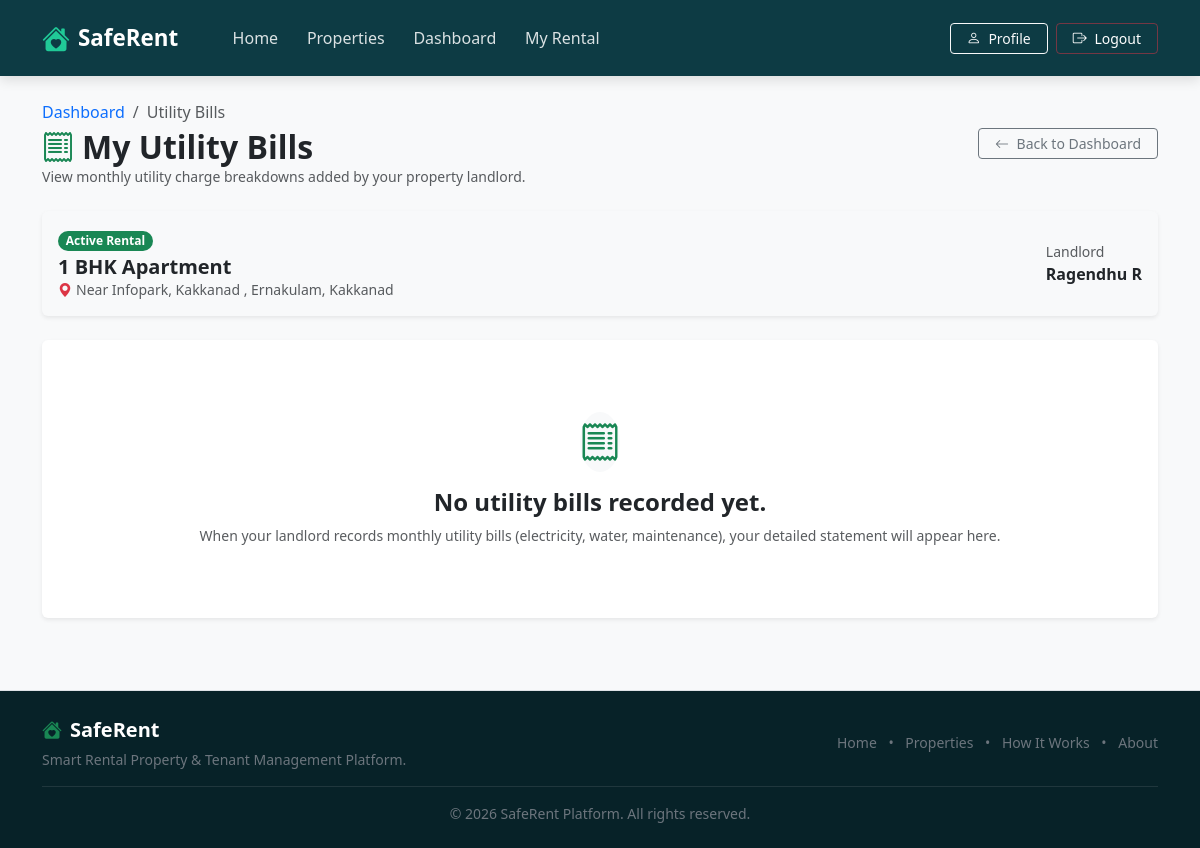
Screenshot of /tenant/utility-bills/ (signed in) with the database file from the repository.
### core/models.py (models this page shows, shortened)
class Tenancy(models.Model):
    STATUS_ACTIVE = 'ACTIVE'
    STATUS_COMPLETED = 'COMPLETED'
    STATUS_CHOICES = [
        (STATUS_ACTIVE, 'Active'),
        (STATUS_COMPLETED, 'Completed'),
    ]
    tenant = models.ForeignKey(
        settings.AUTH_USER_MODEL,
        on_delete=models.CASCADE,
        related_name='tenancies',
        help_text="Tenant renting the property"
    )
    property = models.ForeignKey(
        Property,
        on_delete=models.CASCADE,
        related_name='tenancies',
        help_text="Rented property"
    )
    owner = models.ForeignKey(
        settings.AUTH_USER_MODEL,
        on_delete=models.CASCADE,
        related_name='owner_tenancies',
        help_text="Property owner"
    )
    rental_request = models.OneToOneField(
        RentalRequest,
        on_delete=models.CASCADE,
        related_name='tenancy',
        null=True,
        blank=True,
        help_text="Original rental request"
    )
    rental_start_date = models.DateField(help_text="Lease start date (move-in date)")
    rental_end_date = models.DateField(help_text="Lease agreement end date")
    monthly_rent = models.DecimalField(
        max_digits=10,
        decimal_places=2,
        help_text="Monthly rent amount in ₹"
    )
    rent_due_day = models.PositiveIntegerField(
        default=5,
        help_text="Rent due day of the month (1 to 28)"
    )
    security_deposit = models.DecimalField(
        max_digits=10,
        decimal_places=2,
        default=0,
        help_text="Security deposit amount in ₹"
    )
    status = models.CharField(
        max_length=20,
        choices=STATUS_CHOICES,
        default=STATUS_ACTIVE
    )
    created_at = models.DateTimeField(auto_now_add=True)
    class Meta:
        ordering = ['-created_at']
        verbose_name = "Tenancy"
        verbose_name_plural = "Tenancies"

class Property(models.Model):
    PROPERTY_TYPE_CHOICES = [
        ('APARTMENT', 'Apartment'),
        ('HOUSE', 'House'),
        ('ROOM', 'Single Room'),
        ('SHARED', 'Shared Room'),
    ]
    FURNISHED_STATUS_CHOICES = [
        ('FURNISHED', 'Furnished'),
        ('SEMI', 'Semi-Furnished'),
        ('UNFURNISHED', 'Unfurnished'),
    ]
    owner = models.ForeignKey(
        settings.AUTH_USER_MODEL,
        on_delete=models.CASCADE,
        related_name='properties',
        help_text="Property owner user"
    )
    title = models.CharField(max_length=200, help_text="Property listing title")
    description = models.TextField(help_text="Detailed description of the property")
    location = models.CharField(max_length=100, help_text="City / Area / Locality")
    address = models.TextField(help_text="Full address of the property")
    monthly_rent = models.DecimalField(
        max_digits=10,
        decimal_places=2,
        help_text="Monthly rent amount in ₹"
    )
    security_deposit = models.DecimalField(
        max_digits=10,
        decimal_places=2,
        default=0,
        help_text="Security deposit amount in ₹"
    )
    property_type = models.CharField(
        max_length=20,
        choices=PROPERTY_TYPE_CHOICES,
        default='APARTMENT'
    )
    bedrooms = models.PositiveIntegerField(default=1)
    bathrooms = models.PositiveIntegerField(default=1)
    furnished_status = models.CharField(
        max_length=20,
        choices=FURNISHED_STATUS_CHOICES,
        default='UNFURNISHED'
    )
    wifi_available = models.BooleanField(default=False, verbose_name="Wi-Fi Available")
    parking_available = models.BooleanField(default=False, verbose_name="Parking Available")
    other_amenities = models.TextField(
        blank=True,
        help_text="Other facilities (e.g. Gym, Power Backup, Elevator, Security)"
    )
    is_available = models.BooleanField(default=True, verbose_name="Available for Rent")
    created_at = models.DateTimeField(auto_now_add=True)
    updated_at = models.DateTimeField(auto_now=True)
    class Meta:
        ordering = ['-created_at']
        verbose_name = "Property"
        verbose_name_plural = "Properties"

### accounts/models.py (models this page shows, shortened)
class User(AbstractUser):
    ROLE_TENANT = 'TENANT'
    ROLE_OWNER = 'OWNER'
    ROLE_CHOICES = [
        (ROLE_TENANT, 'Tenant'),
        (ROLE_OWNER, 'Property Owner'),
    ]
    role = models.CharField(
        max_length=10,
        choices=ROLE_CHOICES,
        default=ROLE_TENANT,
        help_text="User role on SafeRent platform"
    )
    phone_number = models.CharField(
        max_length=15,
        blank=True,
        null=True,
        help_text="Contact phone number"
    )

### core/views.py (the view)
# urls.py: path('tenant/utility-bills/', views.tenant_utility_bills, name='tenant_utility_bills'),
@login_required
def tenant_utility_bills(request):
    if request.user.role != User.ROLE_TENANT and not request.user.is_superuser:
        messages.warning(request, "Access denied. Tenant utility bills page is restricted to Tenants.")
        return redirect('accounts:owner_dashboard')
    active_tenancy = Tenancy.objects.filter(
        tenant=request.user,
        status=Tenancy.STATUS_ACTIVE
    ).select_related('property', 'owner').first()
    utility_bills = UtilityBill.objects.filter(
        tenancy__tenant=request.user
    ).select_related('tenancy', 'tenancy__property', 'tenancy__owner').order_by('-billing_month', '-created_at')
    return render(request, 'core/tenant_utility_bills.html', {
        'active_tenancy': active_tenancy,
        'utility_bills': utility_bills
    })

### core/templates/core/tenant_utility_bills.html (shortened to what this page needs)
{% extends 'base.html' %}
{% block content %}
<div class="container py-4">
    <div class="d-flex align-items-center justify-content-between flex-wrap gap-3 mb-4">
        <div>
            <nav aria-label="breadcrumb">
                <ol class="breadcrumb mb-1">
                    <li class="breadcrumb-item"><a href="{% url 'accounts:tenant_dashboard' %}" class="text-decoration-none">Dashboard</a></li>
                    <li class="breadcrumb-item active" aria-current="page">Utility Bills</li>
                </ol>
            </nav>
            <h2 class="fw-bold text-dark mb-0">
                <i class="bi bi-receipt text-success me-2"></i>My Utility Bills
            </h2>
            <p class="text-muted small mb-0">View monthly utility charge breakdowns added by your property landlord.</p>
        </div>
        <a href="{% url 'accounts:tenant_dashboard' %}" class="btn btn-outline-secondary btn-sm px-3">
            <i class="bi bi-arrow-left me-1"></i> Back to Dashboard
        </a>
    </div>
    {% if active_tenancy %}
        <div class="card sr-card p-3 mb-4 bg-light border-0 shadow-sm">
            <div class="d-flex align-items-center justify-content-between flex-wrap gap-2">
                <div>
                    <span class="badge bg-success text-white px-2.5 py-1 rounded-pill small mb-1">Active Rental</span>
                    <h5 class="fw-bold text-dark mb-0">{{ active_tenancy.property.title }}</h5>
                    <p class="text-muted small mb-0"><i class="bi bi-geo-alt-fill text-danger me-1"></i>{{ active_tenancy.property.address }}, {{ active_tenancy.property.location }}</p>
                </div>
                <div>
                    <span class="small text-muted d-block">Landlord</span>
                    <strong class="text-dark">{{ active_tenancy.owner.get_full_name|default:active_tenancy.owner.username }}</strong>
                </div>
            </div>
        </div>
    {% endif %}
    {% if utility_bills %}
        <div class="row g-4 mb-4">
            {% for bill in utility_bills %}
                <div class="col-md-6 col-lg-4">
                    <div class="card sr-card h-100 shadow-sm border-0 border-top border-4 border-success">
                        <div class="card-body p-4">
                            <div class="d-flex align-items-center justify-content-between mb-3 pb-2 border-bottom">
                                <span class="badge bg-success bg-opacity-10 text-success fw-bold px-3 py-1.5 rounded-pill fs-6">
                                    <i class="bi bi-calendar-event me-1"></i>{{ bill.billing_month|date:"F Y" }}
                                </span>
                                <small class="text-muted extra-small">{{ bill.created_at|date:"M d, Y" }}</small>
                            </div>
                            <div class="mb-3">
                                <div class="d-flex justify-content-between py-1.5 border-bottom border-light">
                                    <span class="text-muted"><i class="bi bi-lightning-charge text-warning me-1.5"></i>Electricity:</span>
                                    <strong class="text-dark">₹{{ bill.electricity_charge|floatformat:0 }}</strong>
                                </div>
                                <div class="d-flex justify-content-between py-1.5 border-bottom border-light">
                                    <span class="text-muted"><i class="bi bi-droplet text-primary me-1.5"></i>Water:</span>
                                    <strong class="text-dark">₹{{ bill.water_charge|floatformat:0 }}</strong>
                                </div>
                                <div class="d-flex justify-content-between py-1.5 border-bottom border-light">
                                    <span class="text-muted"><i class="bi bi-wrench-adjustable text-secondary me-1.5"></i>Maintenance:</span>
                                    <strong class="text-dark">₹{{ bill.maintenance_charge|floatformat:0 }}</strong>
                                </div>
                                <div class="d-flex justify-content-between py-1.5 border-bottom border-light">
                                    <span class="text-muted"><i class="bi bi-three-dots me-1.5"></i>Other:</span>
                                    <strong class="text-dark">₹{{ bill.other_charge|floatformat:0 }}</strong>
                                </div>
                            </div>
                            {% if bill.note %}
                                <div class="bg-light p-2.5 rounded-3 mb-3 small">
                                    <span class="fw-semibold text-dark d-block mb-0.5"><i class="bi bi-info-circle me-1"></i>Note:</span>
                                    <span class="text-muted">{{ bill.note }}</span>
                                </div>
                            {% endif %}
                            <div class="bg-success bg-opacity-10 p-3 rounded-3 text-center">
                                <small class="text-muted d-block text-uppercase fw-bold extra-small mb-0.5">Total Utilities</small>
                                <h4 class="fw-bold text-success mb-0">₹{{ bill.total_utility_charges|floatformat:0 }}</h4>
                            </div>
                        </div>
                    </div>
                </div>
            {% endfor %}
        </div>
        <div class="card sr-card shadow-sm border-0 overflow-hidden mt-4">
            <div class="card-header bg-white py-3 border-bottom">
                <h6 class="fw-bold text-dark mb-0"><i class="bi bi-table me-2 text-success"></i>Utility Statement Breakdown</h6>
            </div>
            <div class="table-responsive">
                <table class="table table-hover align-middle mb-0">
                    <thead class="bg-light text-uppercase small text-muted border-bottom">
                        <tr>
                            <th class="py-3 ps-4">Month</th>
                            <th class="py-3 text-end">Electricity</th>
                            <th class="py-3 text-end">Water</th>
                            <th class="py-3 text-end">Maintenance</th>
                            <th class="py-3 text-end">Other</th>
                            <th class="py-3 text-end pe-4">Total</th>
                        </tr>
                    </thead>
                    <tbody>
                        {% for bill in utility_bills %}
                            <tr>
                                <td class="ps-4 py-3 fw-bold text-dark">{{ bill.billing_month|date:"F Y" }}</td>
                                <td class="py-3 text-end">₹{{ bill.electricity_charge|floatformat:0 }}</td>
                                <td class="py-3 text-end">₹{{ bill.water_charge|floatformat:0 }}</td>
                                <td class="py-3 text-end">₹{{ bill.maintenance_charge|floatformat:0 }}</td>
                                <td class="py-3 text-end">₹{{ bill.other_charge|floatformat:0 }}</td>
                                <td class="py-3 text-end pe-4 fw-bold text-success fs-6">₹{{ bill.total_utility_charges|floatformat:0 }}</td>
                            </tr>
                        {% endfor %}
                    </tbody>
                </table>
            </div>
        </div>
    {% else %}
        <div class="card sr-card p-5 text-center bg-white shadow-sm border-0">
            <div class="py-4">
                <div class="d-inline-flex align-items-center justify-content-center bg-light text-secondary p-3.5 rounded-circle mb-3">
                    <i class="bi bi-receipt fs-1 text-success"></i>
                </div>
                <h4 class="fw-bold text-dark">No utility bills recorded yet.</h4>
                <p class="text-muted small max-w-500 mx-auto mb-0">
                    When your landlord records monthly utility bills (electricity, water, maintenance), your detailed statement will appear here.
                </p>
            </div>
        </div>
    {% endif %}
</div>
{% endblock %}

### static/css/style.css (style rules this page uses)
:root { --sr-dark-teal: #0d3b44; --sr-dark-teal-hover: #07282e; --sr-green-accent: #198754; --sr-green-accent-hover: #146c43; --sr-light-bg: #f8f9fa; --sr-card-bg: #ffffff; --sr-text-dark: #1e293b; --sr-text-muted: #64748b; --sr-border-color: #e2e8f0; --sr-shadow-sm: 0 2px 8px rgba(15, 23, 42, 0.05); --sr-shadow-md: 0 10px 25px rgba(15, 23, 42, 0.08); }
body { background-color: var(--sr-light-bg); color: var(--sr-text-dark); font-family: 'Segoe UI', Roboto, -apple-system, BlinkMacSystemFont, sans-serif; min-height: 100vh; display: flex; flex-direction: column; }

### rows the page displays
Tenancy: property "1 BHK Apartment", property.address "Near Infopark, Kakkanad , Ernakulam", property.location "Kakkanad", owner.get_full_name "Ragendhu R"
